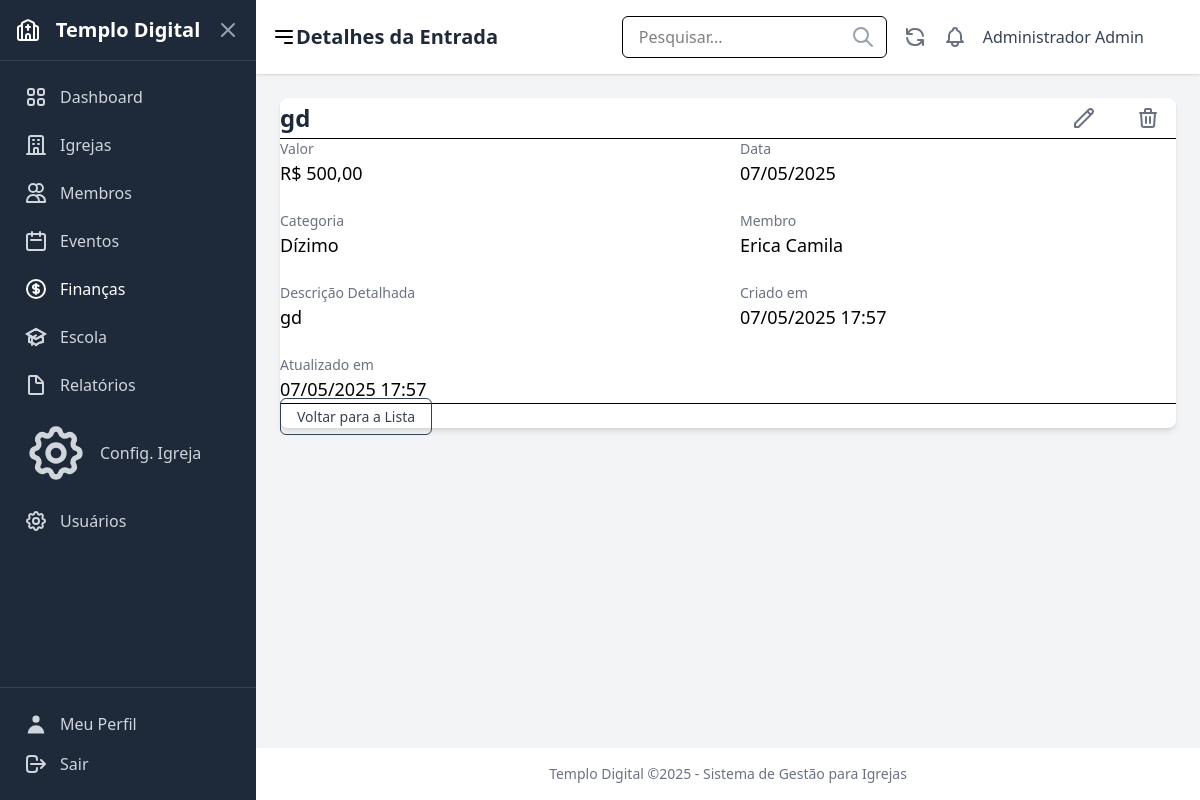
/financas/entradas/3/ (signed in), run on the app's committed database.
### users/models.py (models this page shows, shortened)
class CustomUser(AbstractUser):
    ROLE_CHOICES = [
        ('admin', 'Administrador'),
        ('pastor', 'Pastor'),
        ('secretario', 'Secretário'),
        ('tesoureiro', 'Tesoureiro'),
        ('lider', 'Líder'),
        ('membro', 'Membro'),
    ]
    role = models.CharField(
        _('Função'),
        max_length=20,
        choices=ROLE_CHOICES,
        default='membro',
        help_text=_('Define o nível de permissão do usuário no sistema')
    )
    phone = models.CharField(
        _('Telefone'),
        max_length=20,
        blank=True,
        null=True
    )
    address = models.TextField(
        _('Endereço'),
        blank=True,
        null=True
    )
    profile_image = models.ImageField(
        _('Imagem de Perfil'),
        upload_to='profile_images/',
        blank=True,
        null=True
    )
    class Meta:
        verbose_name = _('Usuário')
        verbose_name_plural = _('Usuários')

### finances/models.py (models this page shows, shortened)
class Income(models.Model):
    PAYMENT_METHOD_CHOICES = [
        ('dinheiro', 'Dinheiro'),
        ('pix', 'PIX'),
        ('cartao', 'Cartão'),
        ('transferencia', 'Transferência'),
        ('cheque', 'Cheque'),
        ('outro', 'Outro'),
    ]
    date = models.DateField(verbose_name="Data")
    amount = models.DecimalField(max_digits=10, decimal_places=2, verbose_name="Valor")
    description = models.CharField(max_length=255, verbose_name="Descrição")
    category = models.ForeignKey(Category, on_delete=models.PROTECT, verbose_name="Categoria")
    church = models.ForeignKey(Church, on_delete=models.CASCADE, verbose_name="Igreja")
    member = models.ForeignKey(Member, on_delete=models.SET_NULL, null=True, blank=True, verbose_name="Membro")
    payment_method = models.CharField(max_length=15, choices=PAYMENT_METHOD_CHOICES, default='dinheiro', verbose_name="Forma de Pagamento")
    receipt = models.FileField(upload_to='comprovantes/entradas/', null=True, blank=True, verbose_name="Comprovante")
    created_at = models.DateTimeField(auto_now_add=True, verbose_name="Criado em")
    updated_at = models.DateTimeField(auto_now=True, verbose_name="Atualizado em")
    class Meta:
        verbose_name = "Entrada"
        verbose_name_plural = "Entradas"
        ordering = ['-date']

class Category(models.Model):
    TYPE_CHOICES = [
        ('entrada', 'Entrada'),
        ('saida', 'Saída'),
        ('ambos', 'Ambos'),
    ]
    name = models.CharField(max_length=100, verbose_name="Nome")
    category_type = models.CharField(max_length=10, choices=TYPE_CHOICES, default='ambos', verbose_name="Tipo")
    description = models.TextField(blank=True, null=True, verbose_name="Descrição")
    class Meta:
        verbose_name = "Categoria"
        verbose_name_plural = "Categorias"
        ordering = ['name']

### members/models.py (models this page shows, shortened)
class Member(models.Model):
    MEMBER_TYPE_CHOICES = [
        ("membro", "Membro"),
        ("visitante", "Visitante"),
        ("obreiro", "Obreiro"),
    ]
    GENDER_CHOICES = [
        ("M", "Masculino"),
        ("F", "Feminino"),
        ("O", "Outro"),
    ]
    MARITAL_STATUS_CHOICES = [
        ("solteiro", "Solteiro(a)"),
        ("casado", "Casado(a)"),
        ("divorciado", "Divorciado(a)"),
        ("viuvo", "Viúvo(a)"),
    ]
    STATUS_CHOICES = [
        ("ativo", "Ativo"),
        ("inativo", "Inativo"),
        ("transferido", "Transferido"),
        ("disciplina", "Em Disciplina"),
        ("visitante", "Visitante"),
    ]
    user = models.OneToOneField(settings.AUTH_USER_MODEL, on_delete=models.SET_NULL, null=True, blank=True, verbose_name="Usuário do Sistema")
    name = models.CharField(max_length=255, verbose_name="Nome Completo")
    birth_date = models.DateField(null=True, blank=True, verbose_name="Data de Nascimento")
    gender = models.CharField(max_length=10, choices=GENDER_CHOICES, null=True, blank=True, verbose_name="Sexo")
    marital_status = models.CharField(max_length=15, choices=MARITAL_STATUS_CHOICES, null=True, blank=True, verbose_name="Estado Civil")
    address = models.TextField(blank=True, null=True, verbose_name="Endereço")
    phone = models.CharField(max_length=20, blank=True, null=True, verbose_name="Telefone")
    email = models.EmailField(blank=True, null=True, verbose_name="Email")
    baptism_date = models.DateField(null=True, blank=True, verbose_name="Data de Batismo")
    join_date = models.DateField(blank=True, null=True, verbose_name="Data de Ingresso")
    origin_church = models.CharField(max_length=255, blank=True, null=True, verbose_name="Igreja de Origem")
    member_type = models.CharField(max_length=50, choices=MEMBER_TYPE_CHOICES, default="membro", verbose_name="Tipo de Membro") # Pode ser redundante com role
    role = models.CharField(max_length=100, blank=True, null=True, verbose_name="Cargo/Função")
    status = models.CharField(max_length=15, choices=STATUS_CHOICES, default="ativo", verbose_name="Status")
    church = models.ForeignKey(Church, on_delete=models.SET_NULL, null=True, blank=True, related_name="members", verbose_name="Igreja Atual")
    photo = models.ImageField(upload_to='member_photos/', null=True, blank=True, verbose_name="Foto")
    notes = models.TextField(blank=True, null=True, verbose_name="Observações")
    created_at = models.DateTimeField(auto_now_add=True, verbose_name="Criado em")
    updated_at = models.DateTimeField(auto_now=True, verbose_name="Atualizado em")
    class Meta:
        verbose_name = "Membro"
        verbose_name_plural = "Membros"
        ordering = ["name"]

### finances/views.py (the view)
# urls.py: path('entradas/<int:pk>/', views.income_detail, name='income_detail'),
@login_required
def income_detail(request, pk):
    income = get_object_or_404(Income, pk=pk)
    return render(request, 'finances/income_detail.html', {
        'income': income,
        'active_menu': 'finances',
    })

### finances/templates/finances/income_detail.html (shortened to what this page needs)
{% extends "core/base.html" %}
{% load static %}
{% load humanize %}
{% block page_title %}Detalhes da Entrada{% endblock %}
{% block content %}
<div class="max-w-4xl mx-auto bg-white p-8 rounded-lg shadow-md">
    <div class="flex justify-between items-center mb-6 pb-4 border-b border-gray-200">
        <h2 class="text-2xl font-semibold text-gray-800">{{ income.description }}</h2>
        <div class="flex space-x-2">
            <a href="{% url 'finances:income_update' income.pk %}" class="px-4 py-2 bg-yellow-500 text-white rounded-md hover:bg-yellow-600 text-sm font-medium">
            </a>
            <a href="{% url 'finances:income_delete' income.pk %}" class="px-4 py-2 bg-red-600 text-white rounded-md hover:bg-red-700 text-sm font-medium">
            </a>
        </div>
    </div>
    <div class="grid grid-cols-1 md:grid-cols-2 gap-6">
        <div>
            <p class="text-sm font-medium text-gray-500">Valor</p>
            <p class="text-lg text-gray-900">R$ {{ income.amount|intcomma }}</p>
        </div>
        <div>
            <p class="text-sm font-medium text-gray-500">Data</p>
            <p class="text-lg text-gray-900">{{ income.date|date:"d/m/Y" }}</p>
        </div>
        <div>
            <p class="text-sm font-medium text-gray-500">Categoria</p>
            <p class="text-lg text-gray-900">{{ income.category.name|default:"Sem categoria" }}</p>
        </div>
        <div>
            <p class="text-sm font-medium text-gray-500">Membro</p>
            <p class="text-lg text-gray-900">{{ income.member.name|default:"Não especificado" }}</p>
        </div>
        <div class="md:col-span-2">
            <p class="text-sm font-medium text-gray-500">Descrição Detalhada</p>
            <p class="text-lg text-gray-900">{{ income.description|linebreaksbr|default:"Nenhuma descrição fornecida." }}</p>
        </div>
        <div>
            <p class="text-sm font-medium text-gray-500">Criado em</p>
            <p class="text-lg text-gray-900">{{ income.created_at|date:"d/m/Y H:i" }}</p>
        </div>
        <div>
            <p class="text-sm font-medium text-gray-500">Atualizado em</p>
            <p class="text-lg text-gray-900">{{ income.updated_at|date:"d/m/Y H:i" }}</p>
        </div>
    </div>
    <div class="mt-8 border-t border-gray-200 pt-6">
        <a href="{% url 'finances:income_list' %}" class="px-4 py-2 border border-gray-300 rounded-md text-sm font-medium text-gray-700 hover:bg-gray-50 focus:outline-none focus:ring-2 focus:ring-offset-2 focus:ring-gray-500">
            Voltar para a Lista
        </a>
    </div>
</div>
{% endblock %}

### core/templates/core/base.html (shortened to what this page needs)
{% load static tailwind_tags %}
<!DOCTYPE html>
<html lang="pt-br">
  <head>
    {% tailwind_css %}
  </head>
  <body class="bg-gray-100 ml-64" x-data="{ isSidebarOpen: false }">
    <div class="flex min-h-screen">
      {% if user.is_authenticated %}
      <aside
        class="w-64 bg-gray-800 text-white flex flex-col fixed inset-y-0 left-0 z-30 transform -translate-x-full md:translate-x-0 transition-transform duration-300 ease-in-out"
        :class="{ 'translate-x-0': isSidebarOpen }"
        x-cloak
      >
      {% include "parts/sidebar.html" %}
        <div class="p-4 border-t border-gray-700">
          <a href="{% url 'users:profile' %}" class="flex items-center p-2 text-gray-300 hover:bg-gray-700 hover:text-white rounded-md mb-2">
            {% include 'icons/profile.html' %} <span class="ml-3">Meu Perfil</span>
          </a>
          <form method="post" action="{% url 'users:logout' %}">
            <button type="submit" class="flex items-center w-full p-2 text-gray-300 hover:bg-gray-700 hover:text-white rounded-md cursor-pointer">
                {% include 'icons/logout.html' %} <span class="ml-3">Sair</span>
            </button>
          </form>
        </div>
      </aside>
      {% endif %}
      <div class="flex-1 flex flex-col {% if user.is_authenticated %}md:ml-64{% endif %}">
          {% if user.is_authenticated %}
          <header class="bg-white shadow-sm p-4 flex justify-between items-center sticky top-0 z-10">
            <div class="flex items-center">
              <button @click="isSidebarOpen = !isSidebarOpen" class="md:hidden mr-4 text-gray-600 hover:text-gray-800">
                <svg class="w-6 h-6" fill="none" stroke="currentColor" viewBox="0 0 24 24" xmlns="http://www.w3.org/2000/svg"><path stroke-linecap="round" stroke-linejoin="round" stroke-width="2" d="M4 6h16M4 12h16m-7 6h7"></path></svg>
              </button>
              <h1 class="text-xl md:text-2xl font-semibold text-gray-800">
                {% block page_title %}Dashboard{% endblock %}
              </h1>
            </div>
            <div class="flex items-center space-x-4">
              <div class="relative hidden md:block">
                <input type="text" placeholder="Pesquisar..." class="px-4 py-2 border rounded-md focus:outline-none focus:ring-2 focus:ring-sky-500" />
                <span class="absolute right-3 top-1/2 transform -translate-y-1/2 text-gray-400">{% include 'icons/pesquisar.html' %}</span>
              </div>
              <button class="text-gray-500 hover:text-gray-700 hidden md:block">{% include 'icons/atualizar.html' %}</button>
              <button class="text-gray-500 hover:text-gray-700">{% include 'icons/notificacoes.html' %}</button>
              <div class="flex items-center space-x-2">
                <span class="text-gray-700 hidden sm:inline">{{ user.get_full_name|default:user.username }}</span>
                {% if user.profile_image %}
                  <img src="{{ user.profile_image.url }}" alt="User Avatar" class="w-8 h-8 rounded-full object-cover" />
                {% else %}
                  <div class="w-8 h-8 rounded-full bg-sky-500 flex items-center justify-center text-white font-semibold">
                  </div>
                {% endif %}
              </div>
            </div>
          </header>
          {% endif %}
          <main class="flex-grow p-6">
            {% block content %}{% endblock %}
          </main>
          {% if user.is_authenticated %}
          <footer class="bg-white text-center p-4 text-sm text-gray-500 mt-auto">
            <p>Templo Digital ©{% now 'Y' %} - Sistema de Gestão para Igrejas</p>
          </footer>
          {% endif %}
      </div>
    </div>
  </body>
</html>

### data on the page
CustomUser: get_full_name "Administrador Admin"
Income: description "gd", amount "500,00", date "07/05/2025", category.name "Dízimo", member.name "Erica Camila", created_at "07/05/2025 17:57", updated_at "07/05/2025 17:57"
